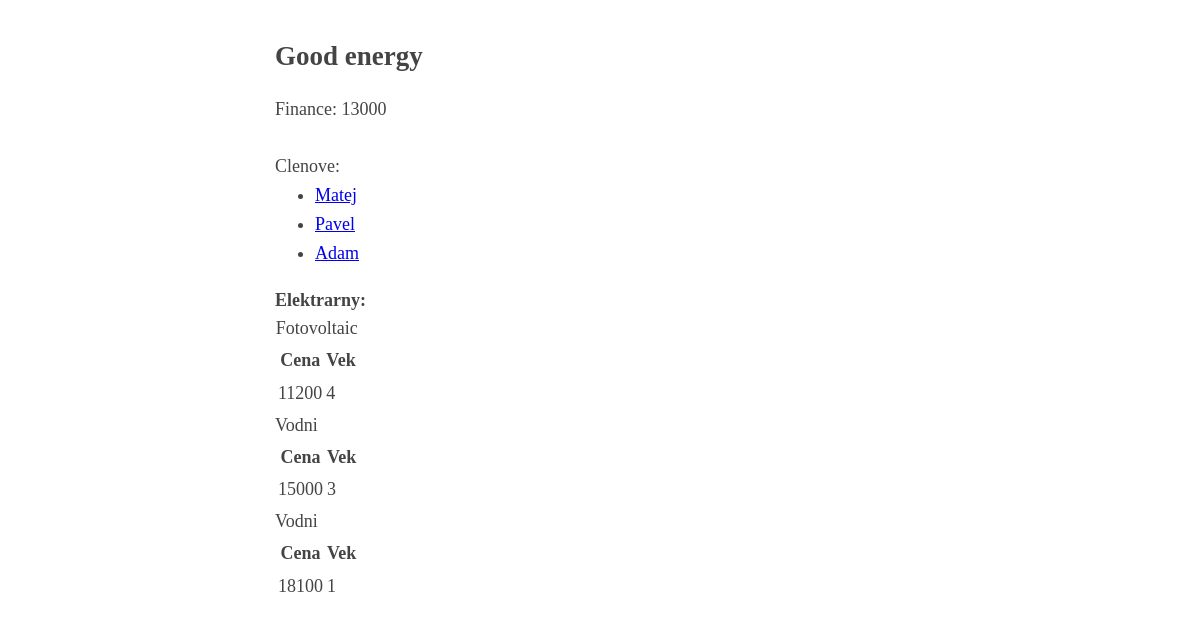
The app's page /powerplants/companies/2 with its own data.
### app.py (models this page shows, shortened)
class Company(db.Model):
    id = db.Column(db.Integer, primary_key = True)
    name = db.Column(db.String(50), nullable = False)
    finance = db.Column(db.Integer, nullable = False)
    plants = db.relationship("Plant", back_populates = "company")
    users = db.relationship("User", back_populates = "company")

class User(db.Model):
    id = db.Column(db.Integer, primary_key = True)
    name = db.Column(db.String(50), nullable = False)
    finance = db.Column(db.Integer, nullable = False)
    company_id = db.Column(db.Integer, db.ForeignKey("company.id"))
    company = db.relationship("Company", back_populates = "users")
    plants = db.relationship("Plant", back_populates = "owner")

class Plant(db.Model):
    id = db.Column(db.Integer, primary_key = True)
    type = db.Column(db.Integer, nullable = False)
    cost = db.Column(db.Integer, nullable = False)
    age = db.Column(db.Integer, nullable = False)
    active = db.Column(db.Boolean, nullable = False)
    owner_id = db.Column(db.Integer, db.ForeignKey("user.id"))
    company_id = db.Column(db.Integer, db.ForeignKey("company.id"))
    owner = db.relationship("User", back_populates = "plants")
    company = db.relationship("Company", back_populates = "plants")

### app.py (the view)
@app.route("/powerplants/companies/<int:id>")
def company_page(id):
    company = Company.query.get(id)
    plants = Plant.query.filter_by(company_id = company.id).order_by(Plant.type)
    count = plants.count()
    return render_template('powerplants/company.html', company = company, types = types, plants = plants, count = count)

### templates/powerplants/company.html (shortened to what this page needs)
<!DOCTYPE html>
<html lang="en">
<head>
    <link rel="stylesheet" href="{{ url_for('static', filename='style.css') }}">
</head>
<body>
    <h2> {{ company.name }} </h2>
    Finance: {{ company.finance }} </br>
    Clenove: </br>
    <ul>
        {% for user in company.users %}
        <li> <a href="/powerplants/users/{{ user.id }}" > {{ user.name }} </a> </li>
        {% endfor %}
    </ul>
    {% if count != 0 %}
    <b> Elektrarny: </b> </br>
    {% set last = plants[0].type %}
    <table>
        <caption> {{ types[last] }}
        <tr>
            <th> Cena </th>
            <th> Vek </th>
        </tr>
        {% for plant in plants %}
            {% if last != plant.type %}
                </table>
                {{ types[plant.type] }}
                <table>
                <tr>
                    <th> Cena </th>
                    <th> Vek </th>
                </tr>
            {% endif %}
        <tr>
            <td> {{ plant.cost }} </td>
            <td> {{ plant.age }} </td>
        </tr>
    {% endfor %}
    </table>
    {% endif %}
</body>

### static/style.css (style rules this page uses)
body { margin: 40px auto; max-width: 650px; line-height: 1.6; font-size: 18px; color: #444; padding: 0 10px; }
h1, h2, h3 { line-height: 1.2; }
ul { margin-top: 0; }

### records on screen
Company: name "Good energy", finance "13000"
User: name "Matej"
User: name "Pavel"
User: name "Adam"
Plant: cost "11200", age "4"
Plant: type "Vodni", cost "15000", age "3"
Plant: type "Vodni", cost "18100", age "1"

### other values on screen
{{ types[last] }} "Fotovoltaic"
